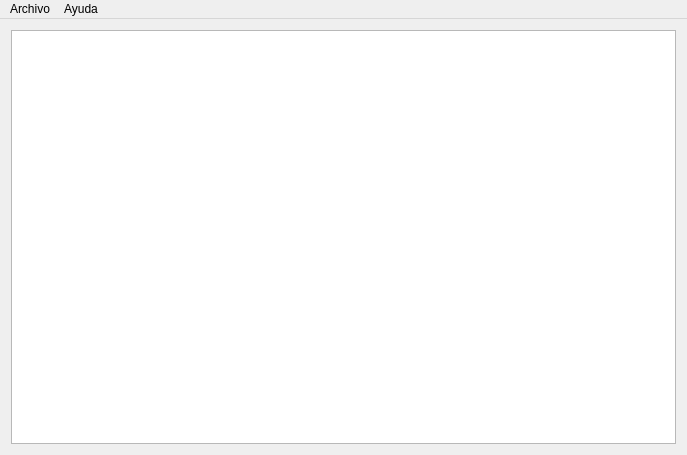
<?xml version="1.0" encoding="UTF-8"?>
<ui version="4.0">
 <class>MainWindow</class>
 <widget class="QMainWindow" name="MainWindow">
  <property name="geometry">
   <rect>
    <x>0</x>
    <y>0</y>
    <width>687</width>
    <height>455</height>
   </rect>
  </property>
  <property name="windowTitle">
   <string>MainWindow</string>
  </property>
  <widget class="QWidget" name="centralWidget">
   <layout class="QGridLayout" name="gridLayout">
    <item row="0" column="0">
     <widget class="QTableView" name="tableView"/>
    </item>
   </layout>
  </widget>
  <widget class="QMenuBar" name="menuBar">
   <property name="geometry">
    <rect>
     <x>0</x>
     <y>0</y>
     <width>687</width>
     <height>21</height>
    </rect>
   </property>
   <widget class="QMenu" name="menuArchivo">
    <property name="title">
     <string>Archivo</string>
    </property>
    <addaction name="actionAcceder_a_Microsoft_SQL_Server_2012"/>
    <addaction name="separator"/>
    <addaction name="actionSalir_del_programa"/>
   </widget>
   <widget class="QMenu" name="menuAyuda">
    <property name="title">
     <string>Ayuda</string>
    </property>
    <addaction name="actionAcerca_de_Qt"/>
   </widget>
   <addaction name="menuArchivo"/>
   <addaction name="menuAyuda"/>
  </widget>
  <action name="actionAcceder_a_Microsoft_SQL_Server_2012">
   <property name="text">
    <string>Acceder a Microsoft SQL Server 2012</string>
   </property>
  </action>
  <action name="actionSalir_del_programa">
   <property name="text">
    <string>Salir del programa</string>
   </property>
  </action>
  <action name="actionAcerca_de_Qt">
   <property name="text">
    <string>Acerca de Qt</string>
   </property>
  </action>
 </widget>
 <layoutdefault spacing="6" margin="11"/>
 <resources/>
 <connections/>
</ui>
